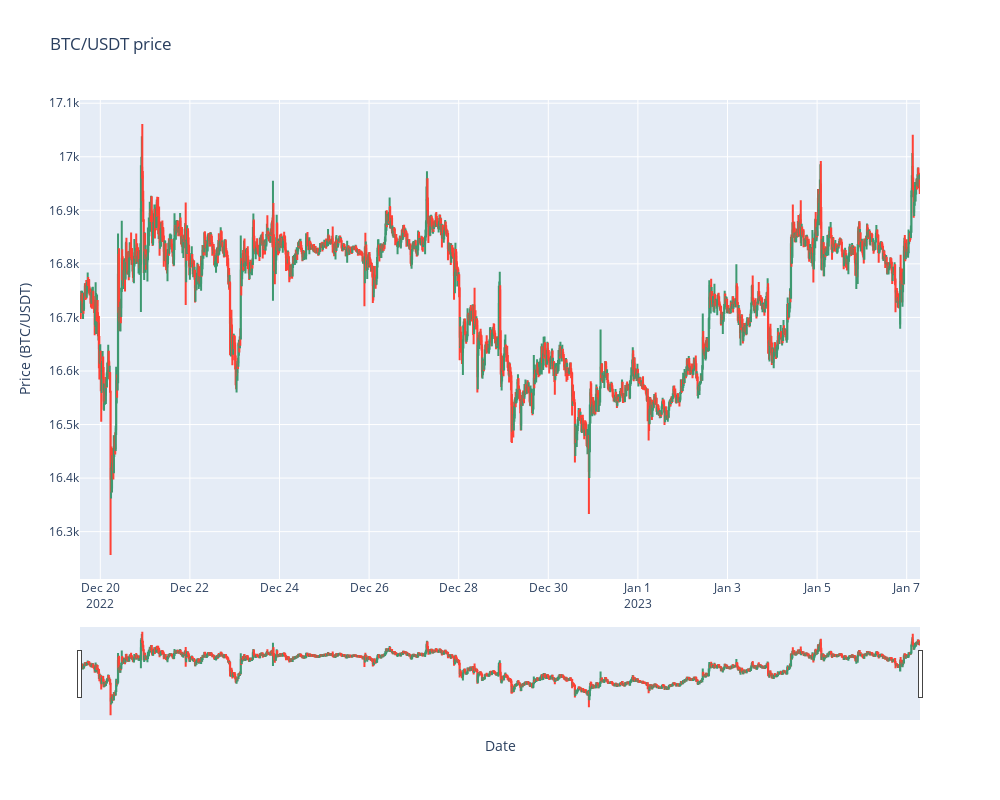

The notebook cell saved with this chart:
### Code cell
fig = go.Figure(data=[go.Candlestick(x=pd_df.index,
                open=pd_df['Open price'],
                high=pd_df['High price'],
                low=pd_df['Low price'],
                close=pd_df['Close price'])])
# set new height and width
fig.update_layout(
    height=800,
    width=1000,
    title_text="BTC/USDT price",
    yaxis_title="Price (BTC/USDT)",
    xaxis_title="Date",
    xaxis_rangeslider_visible=True
)

fig.show()

### Figure 1 — Plotly figure (JSON) as saved in the notebook; plotly's stock layout.template omitted (floating-point values rounded to 4 significant figures; data arrays with more than 128 entries replaced by an {"elided": "..."} marker saying what was removed)
{"data": [{"close": {"elided": "1800 float values"}, "high": {"elided": "1800 float values"}, "low": {"elided": "1800 float values"}, "open": {"elided": "1800 float values"}, "type": "candlestick", "x": {"elided": "1800 str values"}}], "layout": {"height": 800, "title": {"text": "BTC/USDT price"}, "width": 1000, "xaxis": {"rangeslider": {"visible": true}, "title": {"text": "Date"}}, "yaxis": {"title": {"text": "Price (BTC/USDT)"}}}}
